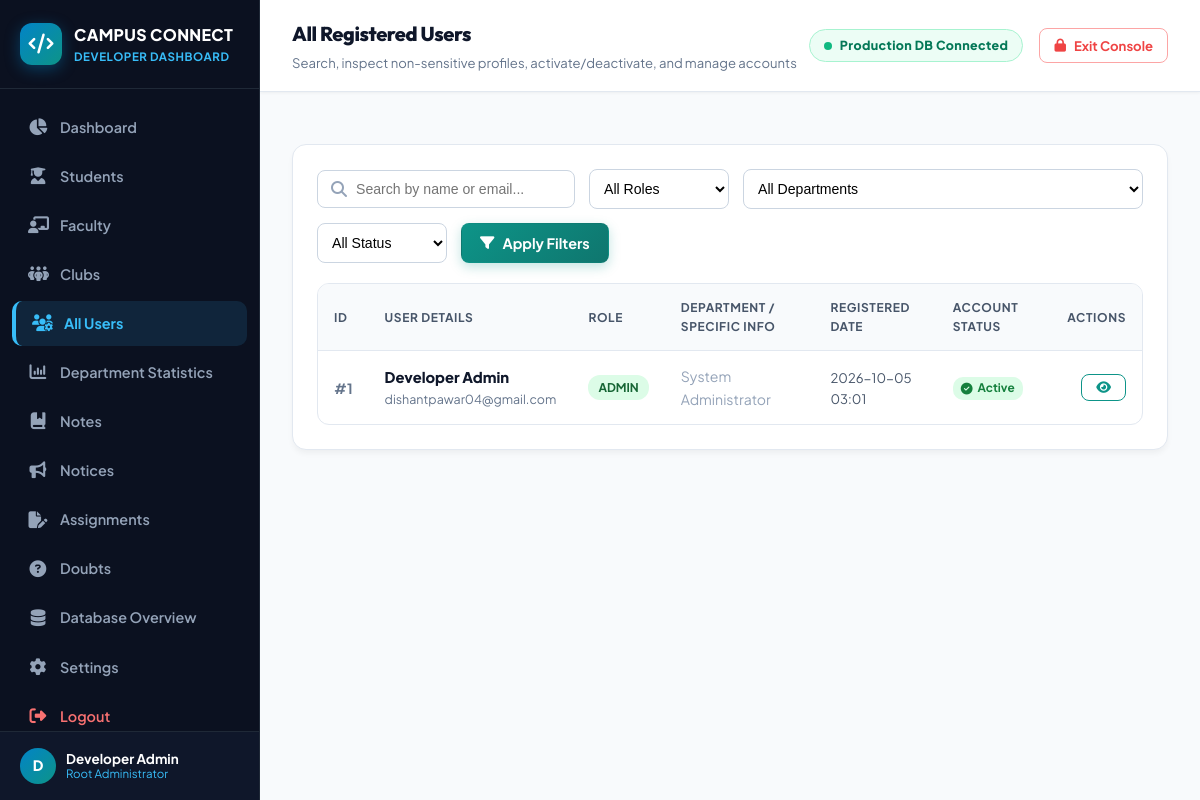
/admin/users (signed in), run on an earlier commit of the app's database.
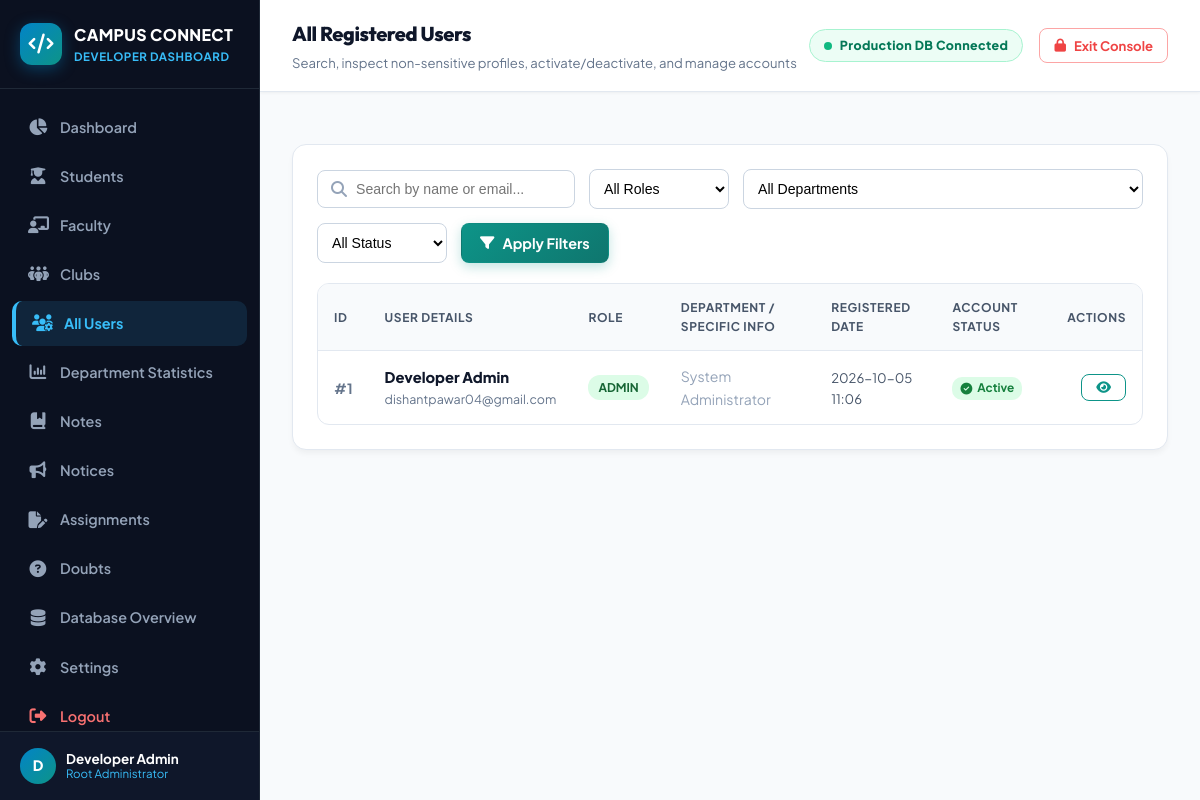
And on a later commit of the database.
### models.py (models this page shows, shortened)
class User(db.Model):
    __tablename__ = 'users'
    id = db.Column(db.Integer, primary_key=True)
    email = db.Column(db.String(120), nullable=False, unique=True)
    password_hash = db.Column(db.String(255), nullable=False)
    full_name = db.Column(db.String(100), nullable=False)
    role = db.Column(db.String(20), nullable=False) # 'student', 'faculty', 'club'
    is_active = db.Column(db.Boolean, default=True, nullable=False)
    created_at = db.Column(db.DateTime, default=datetime.utcnow)
    updated_at = db.Column(db.DateTime, default=datetime.utcnow, onupdate=datetime.utcnow)
    student_profile = db.relationship('Student', backref='user', uselist=False, cascade="all, delete-orphan")
    faculty_profile = db.relationship('Faculty', backref='user', uselist=False, cascade="all, delete-orphan")
    club_profile = db.relationship('Club', backref='user', uselist=False, cascade="all, delete-orphan")
    notes_uploaded = db.relationship('Note', backref='uploader', lazy=True)

### routes/admin.py (the view, shortened to what this page needs)
@admin_bp.route('/users')
@admin_required
def users():
    search_q = request.args.get('q', '').strip()
    role_filter = request.args.get('role', 'all').strip()
    dept_filter = request.args.get('department_id', 'all').strip()
    status_filter = request.args.get('status', 'all').strip()
    sort_by = request.args.get('sort', 'newest').strip()
    page = request.args.get('page', 1, type=int)
    per_page = 15
    query = User.query
    if search_q:
        query = query.filter(
            (User.full_name.ilike(f'%{search_q}%')) |
            (User.email.ilike(f'%{search_q}%'))
        )
    if role_filter and role_filter != 'all':
        query = query.filter(User.role == role_filter)
    if status_filter == 'active':
        query = query.filter(User.is_active == True)
    elif status_filter == 'inactive':
        query = query.filter(User.is_active == False)
    if sort_by == 'oldest':
        query = query.order_by(User.created_at.asc())
    else:
        query = query.order_by(User.created_at.desc())
    pagination = query.paginate(page=page, per_page=per_page, error_out=False)
    users_list = pagination.items
    departments = Department.query.all()
    return render_template(
        'admin/users.html',
        users=users_list,
        pagination=pagination,
        search_q=search_q,
        role_filter=role_filter,
        dept_filter=dept_filter,
        status_filter=status_filter,
        sort_by=sort_by,
        departments=departments
    )

### templates/admin/users.html (shortened to what this page needs)
{% extends "admin/base.html" %}
{% block page_heading %}All Registered Users{% endblock %}
{% block page_subheading %}Search, inspect non-sensitive profiles, activate/deactivate, and manage accounts{% endblock %}
{% block content %}
<div class="admin-card">
    <form method="GET" action="{{ url_for('admin.users') }}" style="display: flex; flex-wrap: wrap; gap: 14px; align-items: center; margin-bottom: 20px;">
        <div style="flex: 1; min-width: 240px; position: relative;">
            <i class="fa-solid fa-magnifying-glass" style="position: absolute; left: 14px; top: 50%; transform: translateY(-50%); color: #94a3b8;"></i>
            <input type="text" name="q" value="{{ search_q }}" placeholder="Search by name or email..."
                   style="width: 100%; padding: 10px 14px 10px 38px; border: 1px solid #cbd5e1; border-radius: 8px; font-size: 0.88rem; outline: none;">
        </div>
        <div style="min-width: 140px;">
            <select name="role" style="width: 100%; padding: 10px; border: 1px solid #cbd5e1; border-radius: 8px; font-size: 0.88rem; outline: none; background: white;">
                <option value="all" {% if role_filter == 'all' %}selected{% endif %}>All Roles</option>
            </select>
        </div>
        <div style="min-width: 160px;">
            <select name="department_id" style="width: 100%; padding: 10px; border: 1px solid #cbd5e1; border-radius: 8px; font-size: 0.88rem; outline: none; background: white;">
                <option value="all" {% if dept_filter == 'all' %}selected{% endif %}>All Departments</option>
            </select>
        </div>
        <div style="min-width: 130px;">
            <select name="status" style="width: 100%; padding: 10px; border: 1px solid #cbd5e1; border-radius: 8px; font-size: 0.88rem; outline: none; background: white;">
                <option value="all" {% if status_filter == 'all' %}selected{% endif %}>All Status</option>
            </select>
        </div>
        <button type="submit" class="btn btn-primary" style="padding: 10px 18px; border-radius: 8px; font-weight: 700;">
            <i class="fa-solid fa-filter"></i> Apply Filters
        </button>
    </form>
    <div class="table-responsive">
        <table class="admin-table">
            <thead>
                <tr>
                    <th>ID</th>
                    <th>User Details</th>
                    <th>Role</th>
                    <th>Department / Specific Info</th>
                    <th>Registered Date</th>
                    <th>Account Status</th>
                    <th style="text-align: right;">Actions</th>
                </tr>
            </thead>
            <tbody>
                {% for u in users %}
                <tr>
                    <td style="font-weight: 700; color: #64748b;">#{{ u.id }}</td>
                    <td>
                        <div style="font-weight: 800; color: #0f172a; font-size: 0.92rem;">{{ u.full_name }}</div>
                        <div style="font-size: 0.78rem; color: #64748b;">{{ u.email }}</div>
                    </td>
                    <td>
                        <span class="role-pill role-{{ u.role }}">{{ u.role }}</span>
                    </td>
                    <td>
                        {% if u.role == 'student' and u.student_profile %}
                            <div style="font-weight: 700; color: #1e293b;">{{ u.student_profile.department.code }}</div>
                            <div style="font-size: 0.75rem; color: #64748b;">{{ u.student_profile.academic_year }} {% if u.student_profile.roll_number %}| Roll: {{ u.student_profile.roll_number }}{% endif %}</div>
                        {% elif u.role == 'faculty' and u.faculty_profile %}
                            <div style="font-weight: 700; color: #1e293b;">{{ u.faculty_profile.department.code }}</div>
                            <div style="font-size: 0.75rem; color: #64748b;">{{ u.faculty_profile.designation }}</div>
                        {% elif u.role == 'club' and u.club_profile %}
                            <div style="font-weight: 700; color: #1e293b;">{{ u.club_profile.name }}</div>
                            <div style="font-size: 0.75rem; color: #64748b;">Cat: {{ u.club_profile.category }}</div>
                        {% else %}
                            <span style="color: #94a3b8;">System Administrator</span>
                        {% endif %}
                    </td>
                    <td>
                        <div style="font-size: 0.82rem; color: #475569;">
                            {{ u.created_at.strftime('%Y-%m-%d %H:%M') if u.created_at else 'Earlier' }}
                        </div>
                    </td>
                    <td>
                        {% if u.is_active is not defined or u.is_active %}
                            <span class="status-badge status-active"><i class="fa-solid fa-circle-check"></i> Active</span>
                        {% else %}
                            <span class="status-badge status-inactive"><i class="fa-solid fa-circle-xmark"></i> Inactive</span>
                        {% endif %}
                    </td>
                    <td style="text-align: right;">
                        <div style="display: flex; gap: 6px; justify-content: flex-end; align-items: center;">
                            <button type="button" class="btn btn-outline btn-sm" onclick="openProfileModal('{{ u.id }}', '{{ u.full_name | escape }}', '{{ u.email | escape }}', '{{ u.role }}', '{{ u.created_at.strftime('%Y-%m-%d %H:%M') if u.created_at else 'N/A' }}', '{{ u.is_active if u.is_active is defined else True }}')" title="View Non-Sensitive Profile">
                                <i class="fa-solid fa-eye"></i>
                            </button>
                        </div>
                    </td>
                </tr>
                {% else %}
                <tr>
                    <td colspan="7" style="text-align: center; color: #64748b; padding: 32px;">No matching registered users found in the database.</td>
                </tr>
                {% endfor %}
            </tbody>
        </table>
    </div>
</div>
{% endblock %}

### templates/admin/base.html (shortened to what this page needs)
<!DOCTYPE html>
<html lang="en">
<head>
    <link rel="stylesheet" href="https://cdnjs.cloudflare.com/ajax/libs/font-awesome/6.4.0/css/all.min.css">
    <link rel="stylesheet" href="{{ url_for('static', filename='css/style.css') }}">
</head>
<body>
    {% if session.get('admin_logged_in') %}
    <div class="admin-layout">
        <aside class="admin-sidebar">
            <div class="admin-sidebar-header">
                <div class="admin-brand-icon">
                    <i class="fa-solid fa-code"></i>
                </div>
                <div>
                    <div style="font-size: 1rem; font-weight: 800; color: white; letter-spacing: 0.02em;">CAMPUS CONNECT</div>
                    <div style="font-size: 0.72rem; color: #38bdf8; font-weight: 700; text-transform: uppercase; letter-spacing: 0.05em;">Developer Dashboard</div>
                </div>
            </div>
            <nav class="admin-sidebar-nav">
                <a href="{{ url_for('admin.dashboard') }}" class="admin-nav-item {% if request.endpoint == 'admin.dashboard' %}active{% endif %}">
                    <i class="fa-solid fa-chart-pie"></i>
                    <span>Dashboard</span>
                </a>
                <a href="{{ url_for('admin.students') }}" class="admin-nav-item {% if request.endpoint == 'admin.students' %}active{% endif %}">
                    <i class="fa-solid fa-user-graduate"></i>
                    <span>Students</span>
                </a>
                <a href="{{ url_for('admin.faculty') }}" class="admin-nav-item {% if request.endpoint == 'admin.faculty' %}active{% endif %}">
                    <i class="fa-solid fa-chalkboard-user"></i>
                    <span>Faculty</span>
                </a>
                <a href="{{ url_for('admin.clubs') }}" class="admin-nav-item {% if request.endpoint == 'admin.clubs' %}active{% endif %}">
                    <i class="fa-solid fa-people-group"></i>
                    <span>Clubs</span>
                </a>
                <a href="{{ url_for('admin.users') }}" class="admin-nav-item {% if request.endpoint == 'admin.users' %}active{% endif %}">
                    <i class="fa-solid fa-users-gear"></i>
                    <span>All Users</span>
                </a>
                <a href="{{ url_for('admin.departments') }}" class="admin-nav-item {% if request.endpoint in ['admin.departments', 'admin.department_statistics'] %}active{% endif %}">
                    <i class="fa-solid fa-chart-column"></i>
                    <span>Department Statistics</span>
                </a>
                <a href="{{ url_for('admin.notes') }}" class="admin-nav-item {% if request.endpoint == 'admin.notes' %}active{% endif %}">
                    <i class="fa-solid fa-book-bookmark"></i>
                    <span>Notes</span>
                </a>
                <a href="{{ url_for('admin.notices') }}" class="admin-nav-item {% if request.endpoint == 'admin.notices' %}active{% endif %}">
                    <i class="fa-solid fa-bullhorn"></i>
                    <span>Notices</span>
                </a>
                <a href="{{ url_for('admin.assignments') }}" class="admin-nav-item {% if request.endpoint == 'admin.assignments' %}active{% endif %}">
                    <i class="fa-solid fa-file-pen"></i>
                    <span>Assignments</span>
                </a>
                <a href="{{ url_for('admin.doubts') }}" class="admin-nav-item {% if request.endpoint == 'admin.doubts' %}active{% endif %}">
                    <i class="fa-solid fa-circle-question"></i>
                    <span>Doubts</span>
                </a>
                <a href="{{ url_for('admin.database_overview') }}" class="admin-nav-item {% if request.endpoint in ['admin.database_overview', 'admin.system'] %}active{% endif %}">
                    <i class="fa-solid fa-database"></i>
                    <span>Database Overview</span>
                </a>
                <a href="{{ url_for('admin.settings') }}" class="admin-nav-item {% if request.endpoint == 'admin.settings' %}active{% endif %}">
                    <i class="fa-solid fa-gear"></i>
                    <span>Settings</span>
                </a>
                <a href="{{ url_for('admin.logout') }}" class="admin-nav-item" style="color: #f87171; margin-top: auto;">
                    <i class="fa-solid fa-right-from-bracket"></i>
                    <span>Logout</span>
                </a>
            </nav>
            <div class="admin-user-card">
                <div style="display: flex; align-items: center; gap: 10px;">
                    <div style="width: 36px; height: 36px; background: linear-gradient(135deg, #0284c7, #0d9488); color: white; border-radius: 50%; display: flex; align-items: center; justify-content: center; font-weight: 800; font-size: 0.9rem;">
                        {{ session.get('user_name', 'A')[0] | upper }}
                    </div>
                    <div style="line-height: 1.2;">
                        <div style="font-size: 0.84rem; font-weight: 700; color: white;">{{ session.get('user_name', 'Developer Admin') }}</div>
                        <div style="font-size: 0.72rem; color: #38bdf8;">Root Administrator</div>
                    </div>
                </div>
            </div>
        </aside>
        <div style="display: flex; flex-direction: column; width: 100%; min-width: 0;">
            <header class="admin-top-header">
                <div>
                    <h2 style="font-size: 1.25rem; font-weight: 800; color: #0f172a; margin: 0;">{% block page_heading %}Developer Admin Dashboard{% endblock %}</h2>
                    <p style="font-size: 0.82rem; color: #64748b; margin-top: 2px;">{% block page_subheading %}Real Production Database Management & Telemetry{% endblock %}</p>
                </div>
                <div style="display: flex; align-items: center; gap: 16px;">
                    <span class="admin-badge-live">
                        <span class="pulse-dot"></span> Production DB Connected
                    </span>
                    <a href="{{ url_for('admin.logout') }}" class="btn btn-outline btn-sm" style="color: #ef4444; border-color: #fca5a5;">
                        <i class="fa-solid fa-lock"></i> Exit Console
                    </a>
                </div>
            </header>
            <main style="padding: 28px 32px; flex: 1;">
                {% block content %}{% endblock %}
            </main>
        </div>
    </div>
    {% endif %}
</body>
</html>

What changed in the data, as far as the page shows it:
changed User "Developer Admin": created_at "2026-10-05 03:01" → "2026-10-05 11:06"
